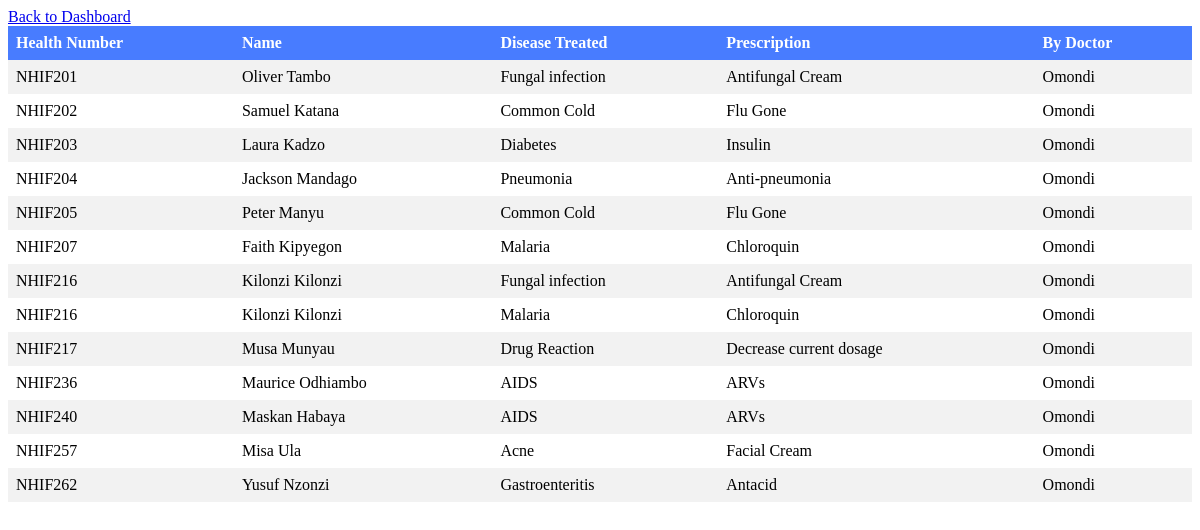
The page /treated.php on the database its author committed.
### tables this page shows
CREATE TABLE `treatments` (
  `id` int(11) NOT NULL,
  `health_number` varchar(255) NOT NULL,
  `disease_treated` varchar(255) NOT NULL,
  `prescription` text NOT NULL,
  `by_doctor` varchar(50) NOT NULL,
  `created_at` timestamp NOT NULL DEFAULT current_timestamp()
);

CREATE TABLE `patient` (
  `patient_id` int(11) NOT NULL,
  `registration_datetime` datetime DEFAULT NULL,
  `health_number` varchar(255) DEFAULT NULL,
  `patient_name` varchar(255) DEFAULT NULL,
  `gender` enum('Male','Female','Other') DEFAULT NULL,
  `date_of_birth` date DEFAULT NULL,
  `phone_number` varchar(255) DEFAULT NULL,
  `email` varchar(255) DEFAULT NULL,
  `address` text DEFAULT NULL,
  `marital_status` enum('Single','Married','Divorced','Widowed') DEFAULT NULL,
  `is_under_18` tinyint(1) DEFAULT NULL,
  `parent_name` varchar(255) DEFAULT NULL,
  `parent_phone_number` varchar(255) DEFAULT NULL,
  `emergency_contact_name` varchar(255) DEFAULT NULL,
  `emergency_contact_relationship` varchar(255) DEFAULT NULL,
  `emergency_contact_phone_number` varchar(255) DEFAULT NULL,
  `reason_for_registration` text DEFAULT NULL,
  `taking_medications` tinyint(1) DEFAULT NULL
);

### treated.php (the view, shortened to what this page needs)
<!DOCTYPE html>
<html>
<head>
</head>
<body>
    <div class="back">
    <a href="doctor.php" class="back-button">Back to Dashboard</a>
    </div>
    <?php
    require "connect.php";
    $sql = "SELECT patient.health_number, patient.patient_name, treatments.disease_treated, treatments.prescription, treatments.by_doctor FROM patient INNER JOIN treatments ON patient.health_number = treatments.health_number";
    $result = $conn->query($sql);
    if ($result->num_rows > 0) {
        echo "<table>";
        echo "<tr><th>Health Number</th><th>Name</th><th>Disease Treated</th><th>Prescription</th><th>By Doctor</th></tr>";
        while ($row = $result->fetch_assoc()) {
            echo "<tr>";
            echo "<td>" . $row["health_number"] . "</td>";
            echo "<td>" . $row["patient_name"] . "</td>";
            echo "<td>" . $row["disease_treated"] . "</td>";
            echo "<td>" . $row["prescription"] . "</td>";
            echo "<td>" . $row["by_doctor"] . "</td>";
            echo "</tr>";
        }
        echo "</table>";
    } else {
        echo "0 results";
    }
    ?>
</body>
</html>

### treated.php (style rules this page uses)
table { border-collapse: collapse; width: 100%; }
th, td { text-align: left; padding: 8px; }
tr:nth-child(even) { background-color: #f2f2f2; }
th { background-color: #487cff; color: white; }

### rows shown on the page
treatments: patient.health_number "NHIF201", patient.patient_name "Oliver Tambo", disease_treated "Fungal infection", prescription "Antifungal Cream", by_doctor "Omondi"
treatments: patient.health_number "NHIF202", patient.patient_name "Samuel Katana", disease_treated "Common Cold", prescription "Flu Gone", by_doctor "Omondi"
treatments: patient.health_number "NHIF203", patient.patient_name "Laura Kadzo", disease_treated "Diabetes", prescription "Insulin", by_doctor "Omondi"
treatments: patient.health_number "NHIF204", patient.patient_name "Jackson Mandago", disease_treated "Pneumonia", prescription "Anti-pneumonia", by_doctor "Omondi"
treatments: patient.health_number "NHIF205", patient.patient_name "Peter Manyu", disease_treated "Common Cold", prescription "Flu Gone", by_doctor "Omondi"
treatments: patient.health_number "NHIF207", patient.patient_name "Faith Kipyegon", disease_treated "Malaria", prescription "Chloroquin", by_doctor "Omondi"
treatments: patient.health_number "NHIF216", patient.patient_name "Kilonzi Kilonzi", disease_treated "Fungal infection", prescription "Antifungal Cream", by_doctor "Omondi"
treatments: patient.health_number "NHIF216", patient.patient_name "Kilonzi Kilonzi", disease_treated "Malaria", prescription "Chloroquin", by_doctor "Omondi"
treatments: patient.health_number "NHIF217", patient.patient_name "Musa Munyau", disease_treated "Drug Reaction", prescription "Decrease current dosage", by_doctor "Omondi"
treatments: patient.health_number "NHIF236", patient.patient_name "Maurice Odhiambo", disease_treated "AIDS", prescription "ARVs", by_doctor "Omondi"
treatments: patient.health_number "NHIF240", patient.patient_name "Maskan Habaya", disease_treated "AIDS", prescription "ARVs", by_doctor "Omondi"
treatments: patient.health_number "NHIF257", patient.patient_name "Misa Ula", disease_treated "Acne", prescription "Facial Cream", by_doctor "Omondi"
treatments: patient.health_number "NHIF262", patient.patient_name "Yusuf Nzonzi", disease_treated "Gastroenteritis", prescription "Antacid", by_doctor "Omondi"
